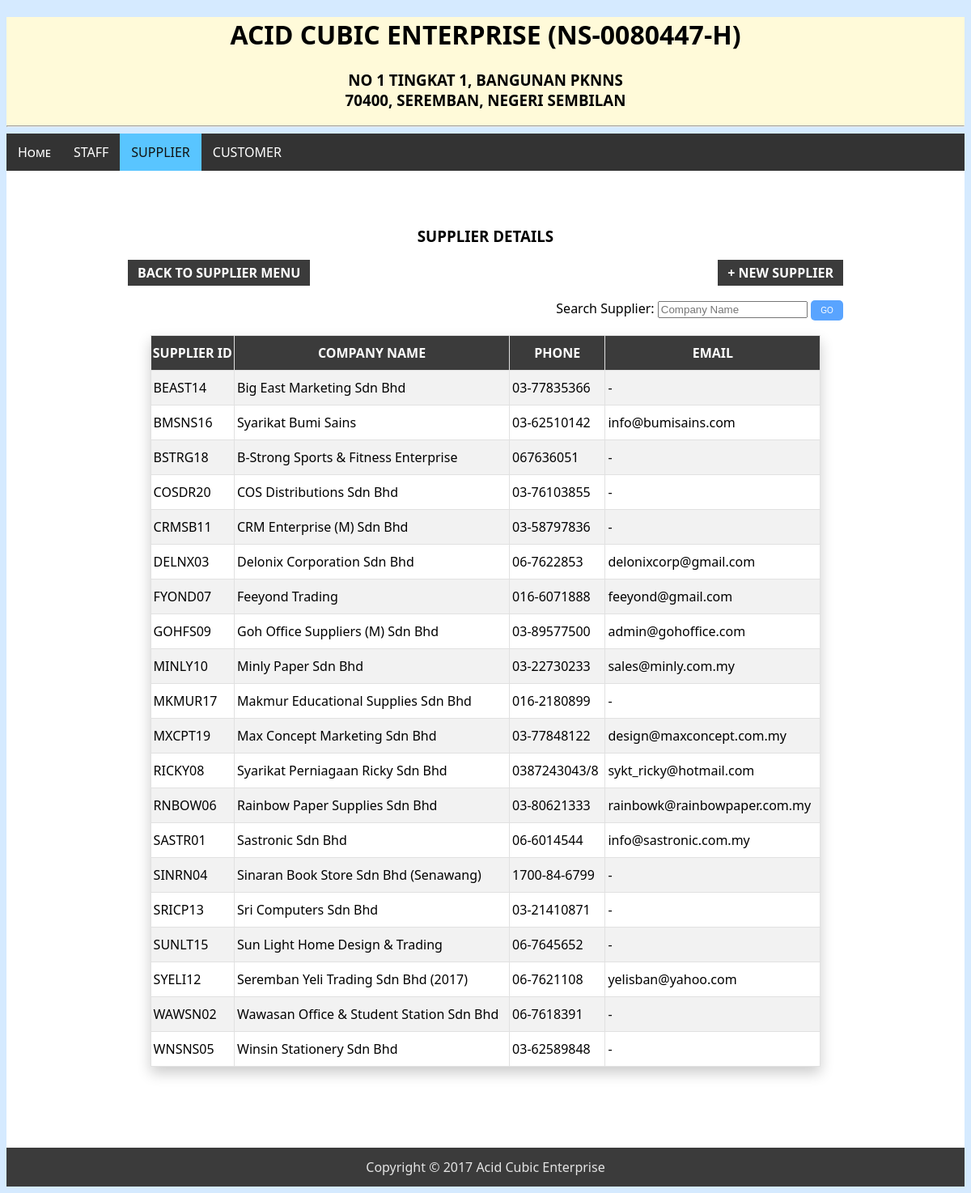
Screenshot of /suppDetails.php with the database file from the repository.
### tables this page shows
CREATE TABLE `supplier` (
  `suppID` varchar(12) NOT NULL,
  `suppName` varchar(100) NOT NULL,
  `suppAdd` varchar(150) NOT NULL,
  `suppPhone` varchar(14) NOT NULL,
  `suppFax` varchar(14) NOT NULL,
  `suppMail` varchar(35) NOT NULL
);

### suppDetails.php (the view, shortened to what this page needs)
<!DOCTYPE html PUBLIC "-//W3C//DTD XHTML 1.0 Transitional//EN" "http://www.w3.org/TR/xhtml1/DTD/xhtml1-transitional.dtd">
<html xmlns="http://www.w3.org/1999/xhtml">
<head>
</head>
<body>
<div class="header">
<h1 align="center" class="animate">ACID CUBIC ENTERPRISE (NS-0080447-H)
<h3 align="center" class="animate">NO 1 TINGKAT 1, BANGUNAN PKNNS<br>
  70400, SEREMBAN, NEGERI SEMBILAN</h3>
<hr>
</div>
</head>
<body>
<div class="menu">
<ul>
  <li><a href="home.php">Home</a></li>
  <li><a href="staffDetails.php">STAFF</a></li>
  <li><a class="active" href="supplierMenu.php">SUPPLIER</a></li>
  <li><a href="customerMenu.php">CUSTOMER</a></li>
</ul>
</div>
<div class="content">
<h3 align="center"><span style="padding-center:250px">SUPPLIER DETAILS</span></h3>
<h4 align="left"><span style="float:left"><span style="padding-left:150px"><a href="supplierMenu.php" class="btn info">BACK TO SUPPLIER MENU</a></span></span></h4>
<h4 align="right"><span style="float:right"><span style="padding-right:150px"><a href="supp-register.php" class="btn info">+ NEW SUPPLIER</a></span></span></h4>
<br>
<br>
<form action="SearchSuppResult.php" method="get" style="float:right; padding-right:150px">
<span>Search Supplier: </span>
<input name="search" type="text" placeholder="Company Name">
  <input name="btnsearch" type="submit" value="GO"></form>
<br>
<br>
<table  class="table" align="center" >
      <tr>
        <th>SUPPLIER ID</th>
        <th>COMPANY NAME</th>
        <th>PHONE</th>
        <th>EMAIL</th>
       </tr>
    <?php
    $dbc = mysqli_connect ("localhost", "root", "", "acesystem");
    $sql = "SELECT * from supplier";
    $result = mysqli_query($dbc, $sql);
    while($row = mysqli_fetch_assoc($result))
	{
        Print '<tr>
                  <td>'.$row['suppID'].'</td>
				  <td>'.$row['suppName'].'</td>
                  <td>'.$row['suppPhone'].'</td>
				  <td>'.$row['suppMail'].'</td>
                </tr>';
      }
    ?>
  </table>
</div>
<div class="footer">
Copyright © 2017 Acid Cubic Enterprise</div>
</body>
</html>

### suppDetails.php (style rules this page uses)
.footer { background:#3B3B3B; text-align:center; color:#E4E4E4; padding-top:13px; padding-bottom:13px; }
.btn { border: none; color: white; padding: 12px 12px; padding-top:5px; padding-bottom:5px; cursor: pointer; }
.info { background-color: #3B3B3B; }
table { border-collapse: collapse; width:70%; box-shadow: 0px 8px 16px 0px rgba(0,0,0,0.2); z-index: 1; }
table, th, td { border: 1px solid #E1E1E1; }
th { text-align: center; background-color: #3B3B3B; color: white; height:40px; }
td { height: 40px; padding-left:3px; padding-right:5px; }
tr:nth-child(even) { background-color: #f2f2f2 }
ul { list-style-type: none; margin: 0; padding: 0; overflow: hidden; background-color: #333; font-family:"Segoe UI"; font-variant:small-caps; }
li { float: left; }
li a, .dropbtn { display: inline-block; color: white; text-align: center; padding: 12px 14px; text-decoration: none; }
.active { background-color: #59C5FF; color: #111 }
.header { background-color:#FFFAD9; }
.content { background-color:#FFF; margin-top:0; padding-top: 50px; padding-bottom: 100px; }
h1,h2,h3,h4,h5,h6 { font-family: "Century Gothic","Segoe UI"; }
.animate { -webkit-animation: animatezoom 0.6s; animation: animatezoom 0.6s }
body { background-color: #D5EAFF; font-family:"Segoe UI"; }
a:link { text-decoration: none; }
input[type=submit] { width:40px; height:25px; background-color:#59A4FF; color:#fff; border:none; padding-top:5px; padding-bottom:5px; font-size:10px; cursor:pointer; border-radius:5px; margin-bottom:15px; }

### rows the page displays
supplier: suppID "BEAST14", suppName "Big East Marketing Sdn Bhd", suppPhone "03-77835366", suppMail "-"
supplier: suppID "BMSNS16", suppName "Syarikat Bumi Sains", suppPhone "03-62510142", suppMail "info@bumisains.com"
supplier: suppID "BSTRG18", suppName "B-Strong Sports & Fitness Enterprise", suppPhone "067636051", suppMail "-"
supplier: suppID "COSDR20", suppName "COS Distributions Sdn Bhd", suppPhone "03-76103855", suppMail "-"
supplier: suppID "CRMSB11", suppName "CRM Enterprise (M) Sdn Bhd", suppPhone "03-58797836", suppMail "-"
supplier: suppID "DELNX03", suppName "Delonix Corporation Sdn Bhd", suppPhone "06-7622853", suppMail "delonixcorp@gmail.com"
supplier: suppID "FYOND07", suppName "Feeyond Trading", suppPhone "016-6071888", suppMail "feeyond@gmail.com"
supplier: suppID "GOHFS09", suppName "Goh Office Suppliers (M) Sdn Bhd", suppPhone "03-89577500", suppMail "admin@gohoffice.com"
supplier: suppID "MINLY10", suppName "Minly Paper Sdn Bhd", suppPhone "03-22730233", suppMail "sales@minly.com.my"
supplier: suppID "MKMUR17", suppName "Makmur Educational Supplies Sdn Bhd", suppPhone "016-2180899", suppMail "-"
supplier: suppID "MXCPT19", suppName "Max Concept Marketing Sdn Bhd", suppPhone "03-77848122", suppMail "design@maxconcept.com.my"
supplier: suppID "RICKY08", suppName "Syarikat Perniagaan Ricky Sdn Bhd", suppPhone "0387243043/8", suppMail "sykt_ricky@hotmail.com"
supplier: suppID "RNBOW06", suppName "Rainbow Paper Supplies Sdn Bhd", suppPhone "03-80621333", suppMail "rainbowk@rainbowpaper.com.my"
supplier: suppID "SASTR01", suppName "Sastronic Sdn Bhd", suppPhone "06-6014544", suppMail "info@sastronic.com.my"
supplier: suppID "SINRN04", suppName "Sinaran Book Store Sdn Bhd (Senawang)", suppPhone "1700-84-6799", suppMail "-"
supplier: suppID "SRICP13", suppName "Sri Computers Sdn Bhd", suppPhone "03-21410871", suppMail "-"
supplier: suppID "SUNLT15", suppName "Sun Light Home Design & Trading", suppPhone "06-7645652", suppMail "-"
supplier: suppID "SYELI12", suppName "Seremban Yeli Trading Sdn Bhd (2017)", suppPhone "06-7621108", suppMail "yelisban@yahoo.com"
supplier: suppID "WAWSN02", suppName "Wawasan Office & Student Station Sdn Bhd", suppPhone "06-7618391", suppMail "-"
supplier: suppID "WNSNS05", suppName "Winsin Stationery Sdn Bhd", suppPhone "03-62589848", suppMail "-"
